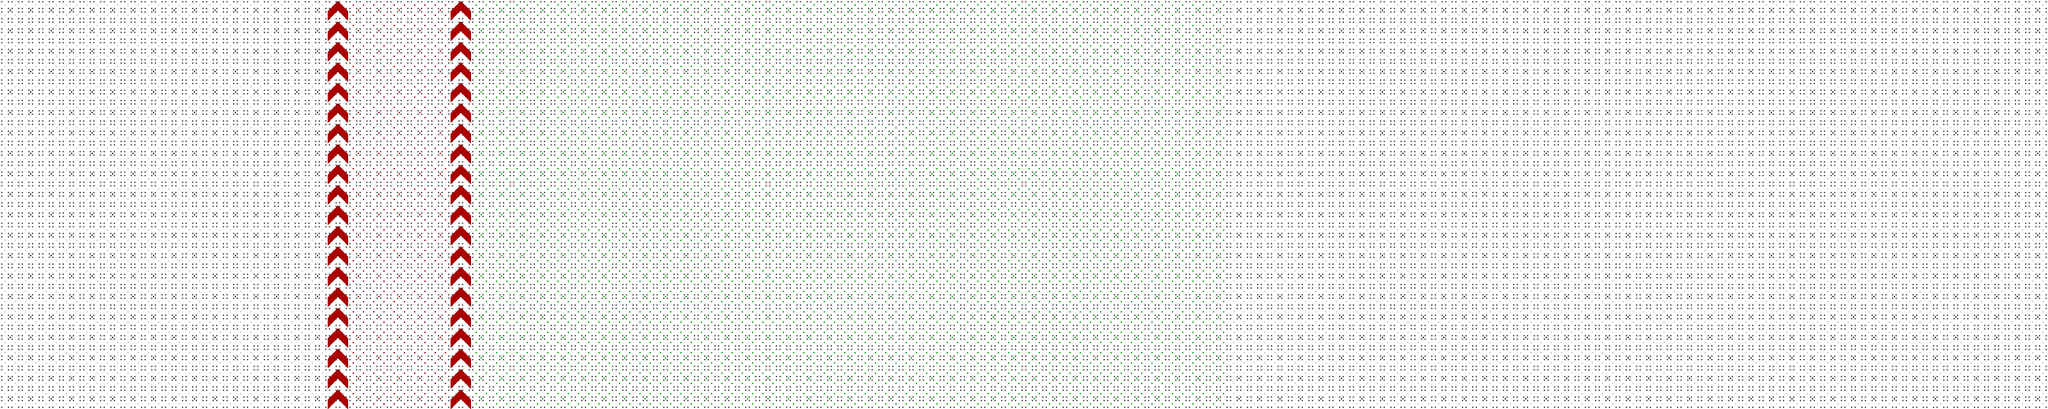

This game map was drawn from its Tiled (.tmx) file and the tilesets committed beside it. A one-line description and the trimmed map source follow:
An orthogonal 100x20 tile map with 32x32 px tiles, 1 tile layer (Calque de Tile 1) and 23 objects (10x text, 8x collider, 4x spawner, towerSpawner).

<map version="1.0" orientation="orthogonal" width="100" height="20" tilewidth="32" tileheight="32">
 <tileset firstgid="1" name="background" tilewidth="32" tileheight="32">
  <image source="../images/block1.png" width="128" height="32" />
 </tileset>
 <layer name="Calque de Tile 1" width="100" height="20">
  <properties>
   <property name="tileset" value="background" />
  </properties>
  <data>[2000 cells, 2000 non-empty, 4 distinct tile ids]</data>
 </layer>
 <objectgroup name="spawner">
  <object type="spawner" x="96" y="128" width="64" height="64">
   <ellipse />
  </object>
  <object type="spawner" x="96" y="32" width="64" height="64">
   <ellipse />
  </object>
  <object type="spawner" x="96" y="224" width="64" height="64">
   <ellipse />
  </object>
  <object type="spawner" x="288" y="224" width="64" height="64">
   <ellipse />
  </object>
  <object type="towerSpawner" x="576" y="32" width="32" height="32">
   <ellipse />
  </object>
 </objectgroup>
 <objectgroup name="signs">
  <object name="HELL" type="text" x="416" y="128" />
  <object name="HELL" type="text" x="416" y="32" />
  <object name="S" type="text" x="768" y="32" />
  <object name="HELL" type="text" x="416" y="224" />
  <object name="U" type="text" x="768" y="64" />
  <object name="R" type="text" x="768" y="96" />
  <object name="F" type="text" x="768" y="128" />
  <object name="A" type="text" x="768" y="160" />
  <object name="C" type="text" x="768" y="192" />
  <object name="E" type="text" x="768" y="224" />
 </objectgroup>
 <objectgroup name="collider">
  <properties>
   <property name="collide" value="" />
  </properties>
  <object type="collider" x="544" y="0" width="96" height="96">
   <properties>
    <property name="collide" value="" />
   </properties>
  </object>
  <object name="endgame" type="collider" x="800" y="0" width="416" height="576" />
  <object type="collider" x="608" y="160" width="64" height="32" rotation="-0.0784531">
   <properties>
    <property name="collide" value="" />
   </properties>
  </object>
  <object type="collider" x="544" y="288" width="96" height="96" rotation="-0.0784531">
   <properties>
    <property name="collide" value="" />
   </properties>
  </object>
  <object type="collider" x="608" y="384" width="96" height="96" rotation="-0.0784531">
   <properties>
    <property name="collide" value="" />
   </properties>
  </object>
  <object type="collider" x="544" y="512" width="96" height="96" rotation="-0.0784531">
   <properties>
    <property name="collide" value="" />
   </properties>
  </object>
  <object type="collider" x="576" y="224" width="64" height="32" rotation="-0.0784531">
   <properties>
    <property name="collide" value="" />
   </properties>
  </object>
  <object type="collider" x="640" y="96" width="64" height="32" rotation="-0.0784531">
   <properties>
    <property name="collide" value="" />
   </properties>
  </object>
 </objectgroup>
</map>